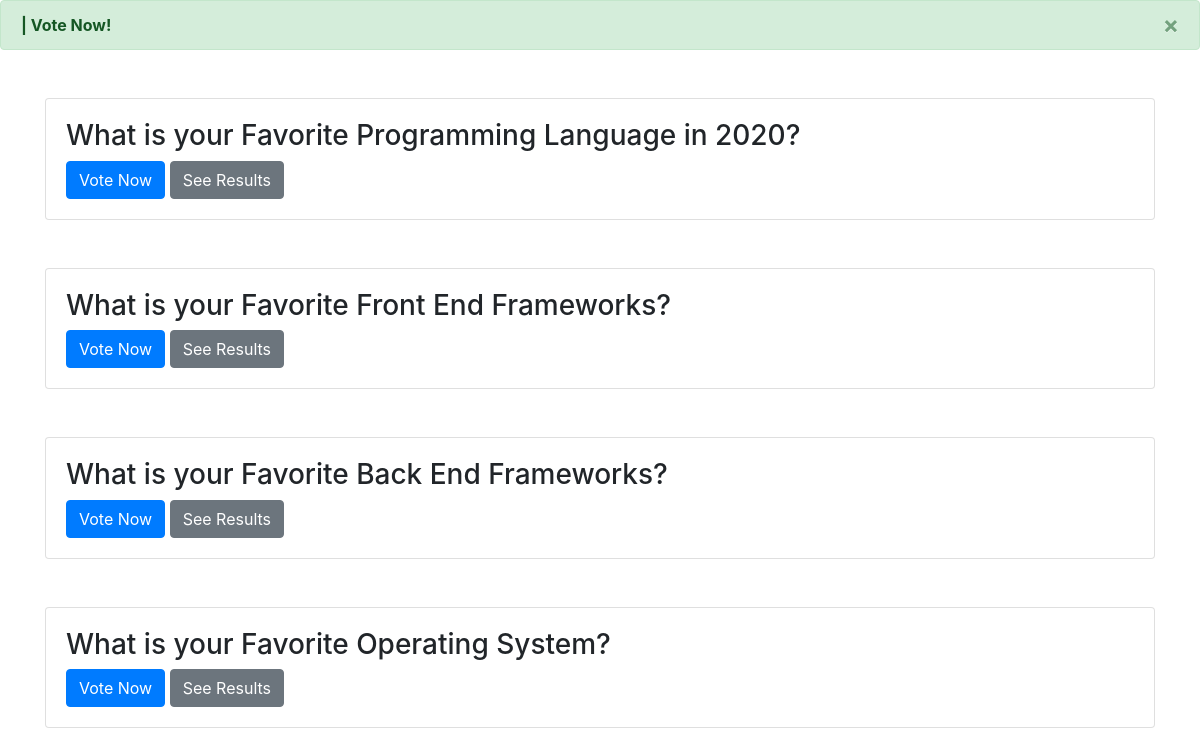
The page / on the database its author committed.
### pollapp/models.py (models this page shows)
class Question(models.Model):
    question_name = models.CharField(max_length = 200)
    def __str__(self):
        return self.question_name

### pollapp/views.py (the view)
# urls.py: path("", views.home, name = 'home'),
def home(request):
    question = Question.objects.all()
    messages.success(request, " | Vote Now!")
    return render(request, 'pollapp/home.html', {'question':question})

### pollapp/templates/pollapp/home.html
{% extends 'pollapp/base.html' %}
{% block content %}
<div class="alert alert-success alert-dismissible">
    <a href="#" class="close" data-dismiss="alert" aria-label="close">&times;</a>
    {% for m in messages %}
    <strong>{{m}}</strong>
    {% endfor %}
  </div>
<div class="container">
    {% for questions in question %}
    <div class="card mt-5">
        <div class="card-body">
            <h3>{{questions}}</h3>
            <a href="{% url 'vote' questions.id %}" class = "btn btn-primary">Vote Now</a>
            <a href="{% url 'result' questions.id %}" class = "btn btn-secondary">See Results</a>
        </div>
    </div>
    {% endfor %}
</div>
{% endblock %}

### rows shown on the page
Question: question_name "What is your Favorite Programming Language in 2020?"
Question: question_name "What is your Favorite Front End Frameworks?"
Question: question_name "What is your Favorite Back End Frameworks?"
Question: question_name "What is your Favorite Operating System?"

### other values the page prints
{{ m }} "| Vote Now!"
